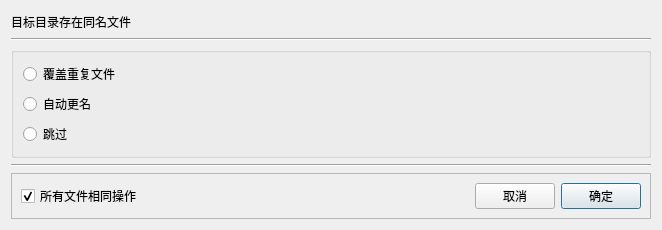
<?xml version="1.0" encoding="UTF-8"?>
<ui version="4.0">
 <class>DuplicatedDialog</class>
 <widget class="QDialog" name="DuplicatedDialog">
  <property name="geometry">
   <rect>
    <x>0</x>
    <y>0</y>
    <width>662</width>
    <height>230</height>
   </rect>
  </property>
  <property name="windowTitle">
   <string>Dialog</string>
  </property>
  <layout class="QVBoxLayout" name="verticalLayout_2" stretch="0,0,0,4,0">
   <item>
    <widget class="QLabel" name="label">
     <property name="text">
      <string>目标目录存在同名文件</string>
     </property>
    </widget>
   </item>
   <item>
    <widget class="Line" name="line_2">
     <property name="orientation">
      <enum>Qt::Horizontal</enum>
     </property>
    </widget>
   </item>
   <item>
    <widget class="QGroupBox" name="groupBox">
     <property name="title">
      <string/>
     </property>
     <layout class="QVBoxLayout" name="verticalLayout">
      <item>
       <widget class="QRadioButton" name="radioButtonReplace">
        <property name="text">
         <string>覆盖重复文件</string>
        </property>
       </widget>
      </item>
      <item>
       <widget class="QRadioButton" name="radioButtonRename">
        <property name="text">
         <string>自动更名</string>
        </property>
       </widget>
      </item>
      <item>
       <widget class="QRadioButton" name="radioSkip">
        <property name="text">
         <string>跳过</string>
        </property>
       </widget>
      </item>
     </layout>
    </widget>
   </item>
   <item>
    <widget class="Line" name="line">
     <property name="orientation">
      <enum>Qt::Horizontal</enum>
     </property>
    </widget>
   </item>
   <item>
    <widget class="QFrame" name="frame">
     <property name="frameShape">
      <enum>QFrame::StyledPanel</enum>
     </property>
     <property name="frameShadow">
      <enum>QFrame::Raised</enum>
     </property>
     <layout class="QHBoxLayout" name="horizontalLayout">
      <item>
       <widget class="QCheckBox" name="checkBoxApplyAll">
        <property name="text">
         <string>所有文件相同操作</string>
        </property>
        <property name="checked">
         <bool>true</bool>
        </property>
       </widget>
      </item>
      <item>
       <spacer name="horizontalSpacer">
        <property name="orientation">
         <enum>Qt::Horizontal</enum>
        </property>
        <property name="sizeHint" stdset="0">
         <size>
          <width>65</width>
          <height>20</height>
         </size>
        </property>
       </spacer>
      </item>
      <item>
       <widget class="QPushButton" name="pushButtonCancel">
        <property name="text">
         <string>取消</string>
        </property>
       </widget>
      </item>
      <item>
       <widget class="QPushButton" name="pushButtonOk">
        <property name="text">
         <string>确定</string>
        </property>
        <property name="default">
         <bool>true</bool>
        </property>
       </widget>
      </item>
     </layout>
    </widget>
   </item>
  </layout>
 </widget>
 <resources/>
 <connections/>
</ui>
